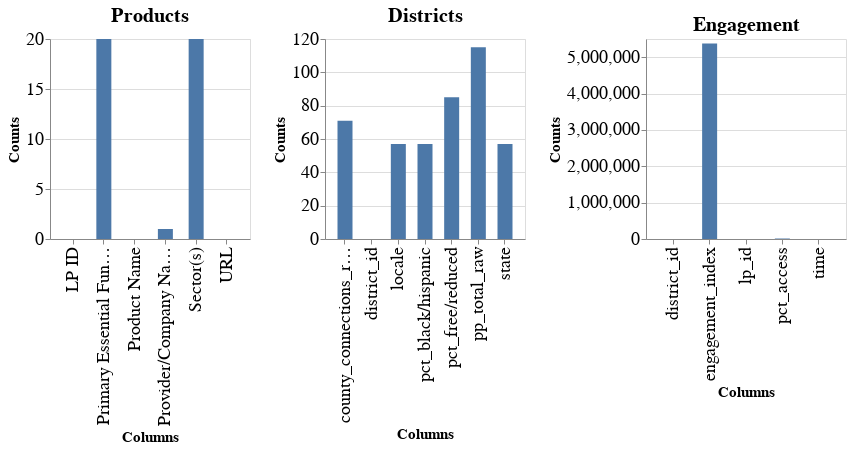

Notebook code cell kept with this figure:
### Markdown cell above
The subplot below shows missing values in all three datasets we will be removing them in the next section as it is hard to replace them without actual information.

### Code cell
plot_eng = plot_missing(engagement_data).\
        properties(title='Engagement', width=200, height=200)

plot_pro = plot_missing(products_data).\
        properties(title='Products', width=200, height=200)

plot_dis = plot_missing(districts_data).\
        properties(title='Districts', width=200, height=200)

alt.hconcat(plot_pro, plot_dis, plot_eng )

### Figure 1 — Vega-Lite specification as saved in the notebook (floating-point values rounded to 4 significant figures)
{"width": 500, "height": 300, "config": {"style": {"bar": {"size": 15}, "guide-title": {"fontSize": 15}, "guide-label": {"fontSize": 15}}, "scale": {"bandPaddingInner": 0.5, "bandPaddingOuter": 0.5}, "legend": {"symbolSize": 15, "titleFontSize": 15, "labelFontSize": 9}, "axis": {"titleFontSize": 15, "labelFontSize": 18}, "title": {"fontSize": 20}}, "hconcat": [{"data": {"name": "data-07317b921dcabd68b48ed1ecd252ff2b"}, "mark": {"type": "bar"}, "encoding": {"tooltip": {"field": "Counts", "type": "quantitative"}, "x": {"field": "Columns", "type": "nominal"}, "y": {"field": "Counts", "type": "quantitative"}}, "height": 200, "title": "Products", "width": 200}, {"data": {"name": "data-488ed4fd8114224870d43f9f2adc1a8d"}, "mark": {"type": "bar"}, "encoding": {"tooltip": {"field": "Counts", "type": "quantitative"}, "x": {"field": "Columns", "type": "nominal"}, "y": {"field": "Counts", "type": "quantitative"}}, "height": 200, "title": "Districts", "width": 200}, {"data": {"name": "data-a3ef1b9c81e3af7f9bb1f57e75f9d608"}, "mark": {"type": "bar"}, "encoding": {"tooltip": {"field": "Counts", "type": "quantitative"}, "x": {"field": "Columns", "type": "nominal"}, "y": {"field": "Counts", "type": "quantitative"}}, "height": 200, "title": "Engagement", "width": 200}], "$schema": "https://vega.github.io/schema/vega-lite/v5.17.0.json", "datasets": {"data-07317b921dcabd68b48ed1ecd252ff2b": [{"Columns": "LP ID", "Counts": 0}, {"Columns": "URL", "Counts": 0}, {"Columns": "Product Name", "Counts": 0}, {"Columns": "Provider/Company Name", "Counts": 1}, {"Columns": "Sector(s)", "Counts": 20}, {"Columns": "Primary Essential Function", "Counts": 20}], "data-488ed4fd8114224870d43f9f2adc1a8d": [{"Columns": "district_id", "Counts": 0}, {"Columns": "state", "Counts": 57}, {"Columns": "locale", "Counts": 57}, {"Columns": "pct_black/hispanic", "Counts": 57}, {"Columns": "pct_free/reduced", "Counts": 85}, {"Columns": "county_connections_ratio", "Counts": 71}, {"Columns": "pp_total_raw", "Counts": 115}], "data-a3ef1b9c81e3af7f9bb1f57e75f9d608": [{"Columns": "time", "Counts": 0}, {"Columns": "lp_id", "Counts": 541}, {"Columns": "pct_access", "Counts": 13447}, {"Columns": "engagement_index", "Counts": 5378409}, {"Columns": "district_id", "Counts": 0}]}}
